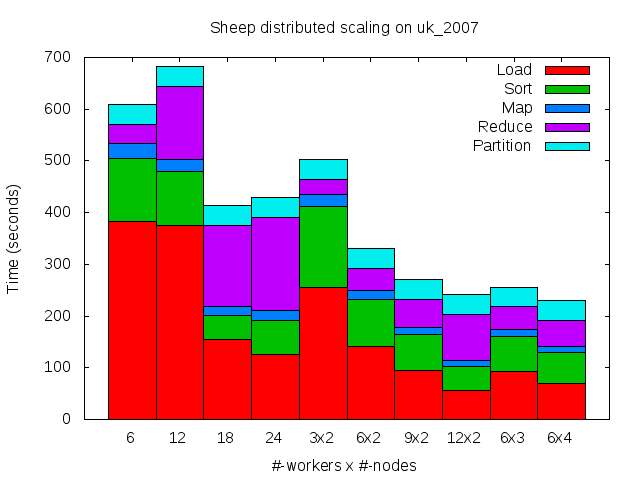

This figure's gnuplot source:
#!/usr/bin/gnuplot
set terminal eps font 'Verdana,14'
set output 'slurm-uk.eps'

set style data histograms
set style histogram rowstacked
set style fill solid 1.0 border -1
set boxwidth 1 relative

set title 'Sheep distributed scaling on uk_2007'
set ylabel 'Time (seconds)
set xlabel '#-workers x #-nodes'

set yrange [0:]

plot "slurm-uk.summary.withtime" using 2 title "Load", \
  '' using 3 title "Sort", \
  '' using 4 title "Map", \
  '' using 5:xticlabel(1) title "Reduce",\
  '' using 6 title "Partition"

